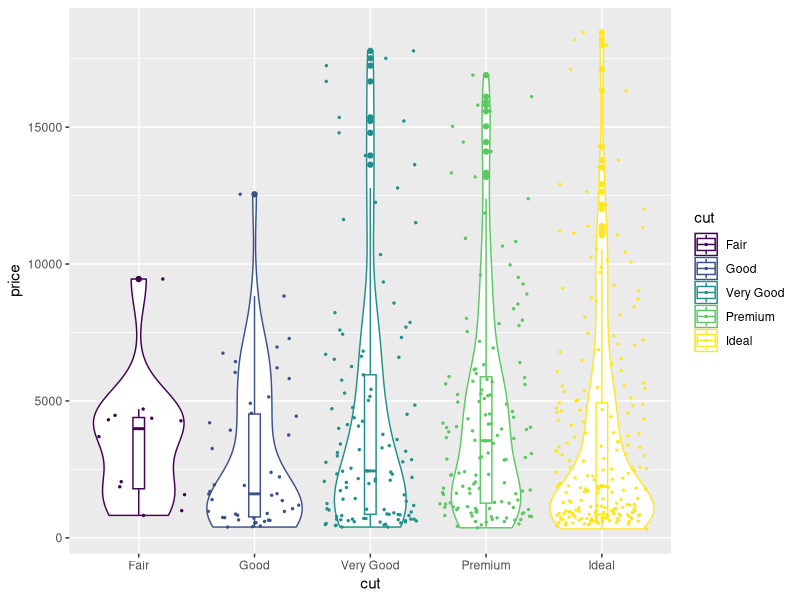
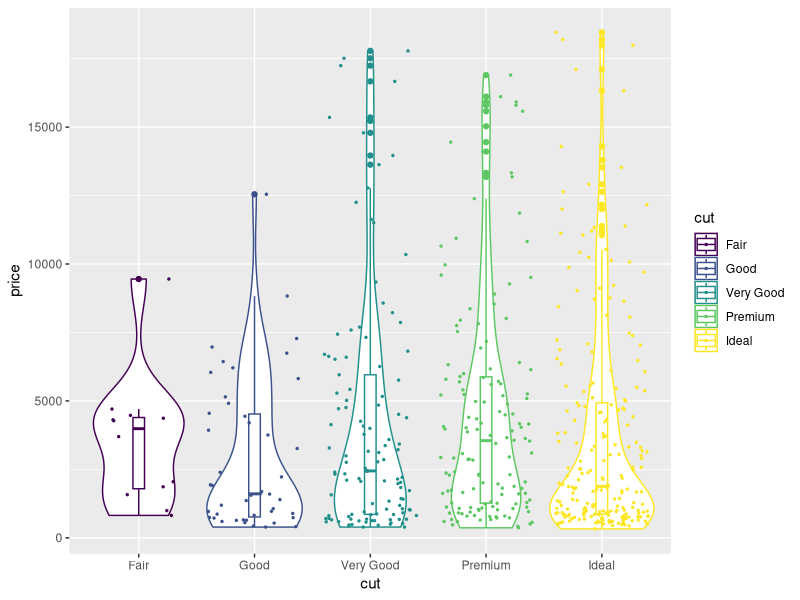

The R source for these figures, in order: (Note: this script raises an error after producing the figures.)
# Violin plot

# geom_violin()
library(ggplot2)

# Load data set
data("diamonds")
View(diamonds)
nrow(diamonds)

# Taking sample
d_sample <- diamonds[seq(from=1, to= 53000, by=100), ]
nrow(d_sample)

# plot
p <- ggplot(data = d_sample, aes(x= cut, y= price, color=cut))+
  geom_violin()

p + geom_boxplot(width=0.1)+geom_jitter(size=0.5)
p+ggsave("box and violin plot.pdf")
 